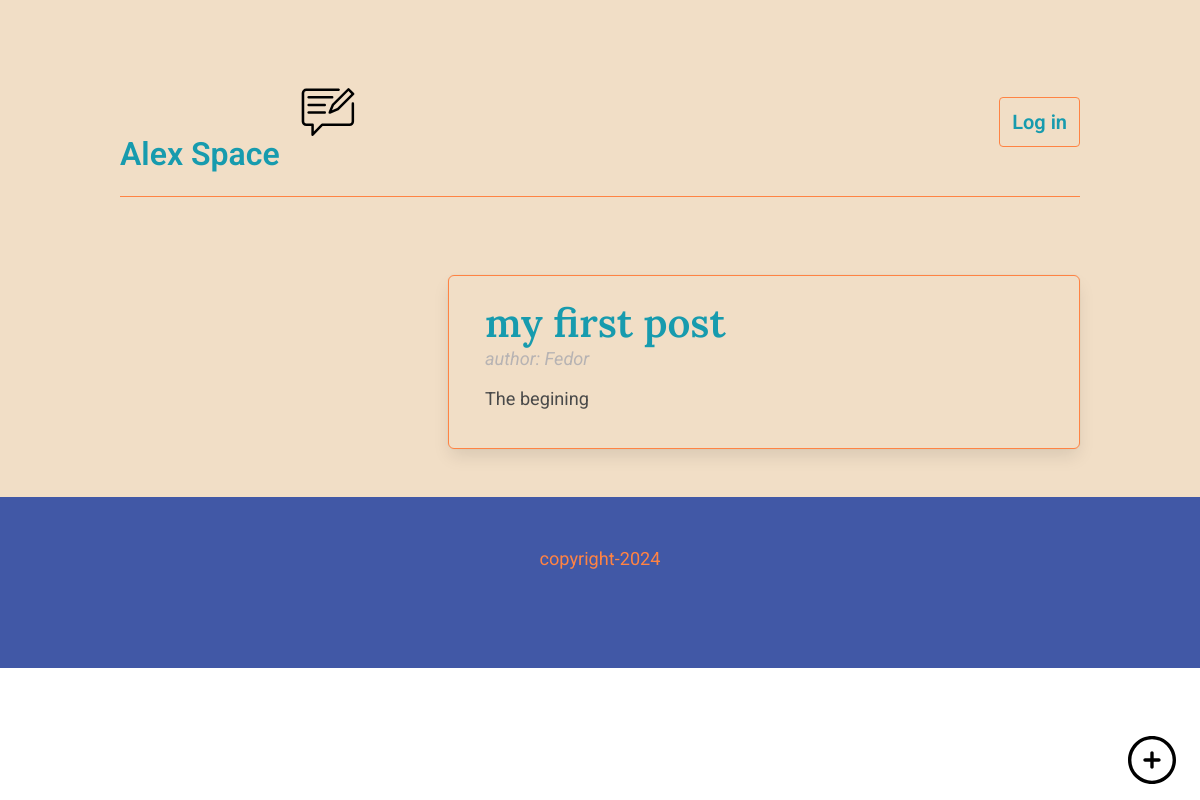
The page /index on the database as committed earlier.
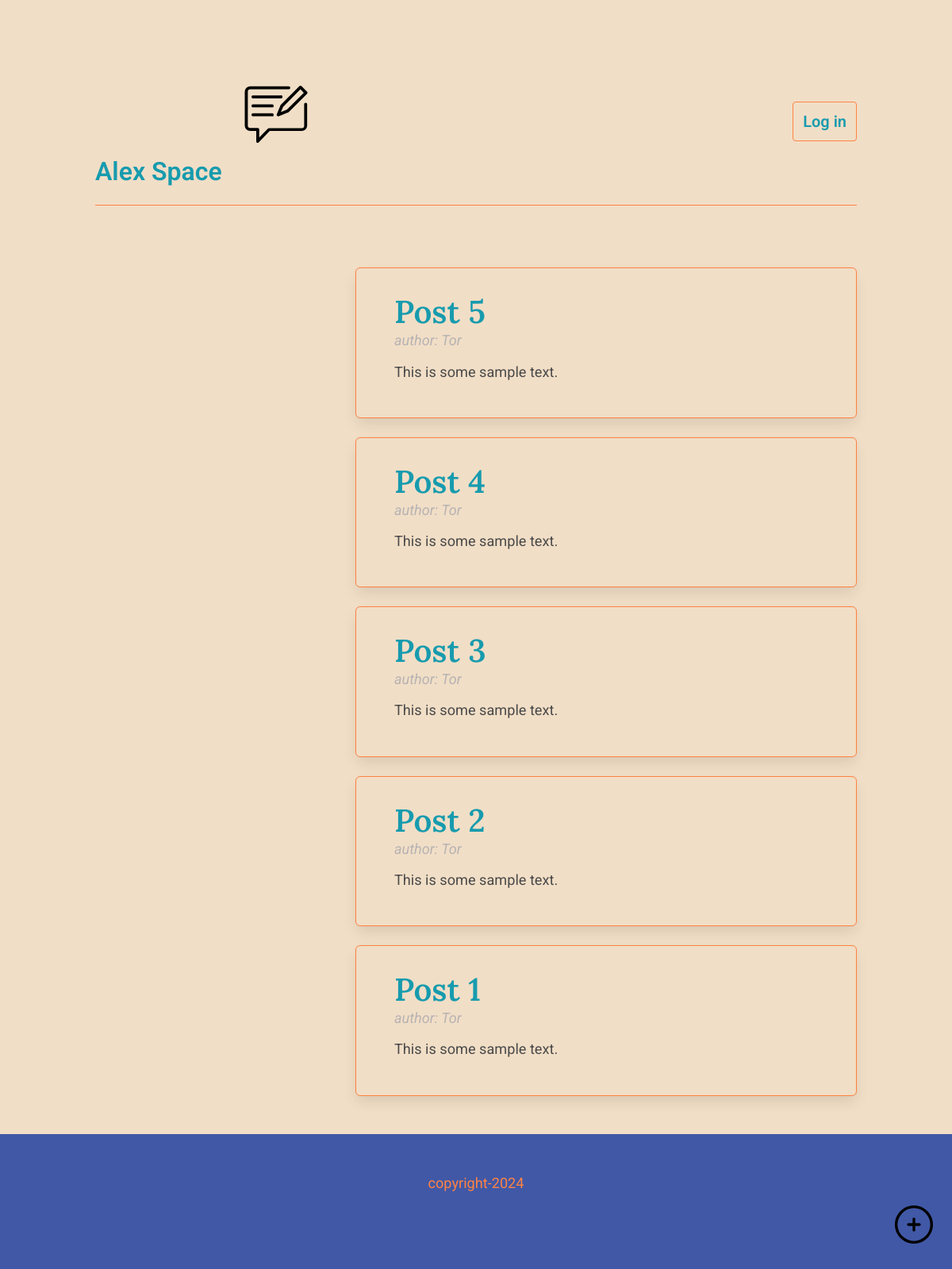
The same page on the database as committed later.
### app/models.py (models this page shows, shortened)
class Post(db.Model):
    id: orm.Mapped[int] = orm.mapped_column(primary_key=True)
    post_title: orm.Mapped[str] = orm.mapped_column(alchemy.String(70))
    post_body: orm.Mapped[str] = orm.mapped_column(alchemy.String(5000))
    date_created: orm.Mapped[datetime] = orm.mapped_column(default=lambda:datetime.now(timezone.utc), index=True) # указание времени конкретного поста
    user_id: orm.Mapped[int] = orm.mapped_column(alchemy.ForeignKey(User.id), index=True)
    author: orm.Mapped["User"] = orm.relationship(back_populates="posts")

class User(db.Model, UserMixin):
    id: orm.Mapped[int] = orm.mapped_column(primary_key=True)
    username: orm.Mapped[str] = orm.mapped_column(alchemy.String(64), index=True, unique=True)
    email: orm.Mapped[str] = orm.mapped_column(alchemy.String(120), index=True, unique=True)
    password_hash: orm.Mapped[Optional[str]] = orm.mapped_column(alchemy.String(256)) # 16-тиричное число хранящее пароль в виде цифр и букв
    posts: orm.WriteOnlyMapped['Post'] = orm.relationship(back_populates="author")
    about_me: orm.Mapped[Optional[str]] = orm.mapped_column(alchemy.String(256)) # биография
    last_seen: orm.Mapped[Optional[datetime]] = orm.mapped_column(default=lambda:datetime.now(timezone.utc)) # указание времени последнего посещения

### app/routes.py (the view)
@app.route("/") #декоратор, указывает путь на адрес страницы
@app.route("/index")
def index():
    q = alchemy.select(Post).order_by(Post.date_created.desc())
    posts = db.session.scalars(q).all()
    for p in posts:
        p.post_body = gen_html(p.post_body)
        print(p.post_body)
    return render_template("index.html", title = "Home", user = current_user, posts = posts)

### markdown_processer.py (called while the page is built)
def divide_text(text):
    return text.split("\n\n")

def gen_emphasis(line):
    if "**" in line:
        bold_expesion = re.compile("\*{2,}(.*?)\*{2,}")
        return re.sub(bold_expesion, "<b>\\1</b>", line)
    elif "*" in line:
        italic_expesion = re.compile("\*{1,}(.*?)\*{1,}")
        return re.sub(italic_expesion, "<i>\\1</i>", line)
    else:
        return line

def gen_paragraph(line):
    return f"<p> {line} </p>"

### app/templates/index.html (shortened to what this page needs)
{%extends "base.html"%}
{%block content%}
<div class = "tile is-vertical is-parent">
{%for post in posts%}
    <div class = "tile is-child box blogpost">
    <h2 class="title is-3"><a href="{{url_for('post', id = post.id)}}">{{post.post_title}}</a></h2>
    <span class="author">author: {{post.author.username}}</span>
    {{post.post_body | safe}}
    </div>
{%endfor%}
</div>
{%endblock%}

Rows that differ between the two databases and show on the page:
removed Post: post_title "my first post", author.username "Fedor", post_body "The begining"
added Post: post_title "Post 5", author.username "Tor", post_body "This is some sample text."
added Post: post_title "Post 4", author.username "Tor", post_body "This is some sample text."
added Post: post_title "Post 3", author.username "Tor", post_body "This is some sample text."
added Post: post_title "Post 2", author.username "Tor", post_body "This is some sample text."
added Post: post_title "Post 1", author.username "Tor", post_body "This is some sample text."
